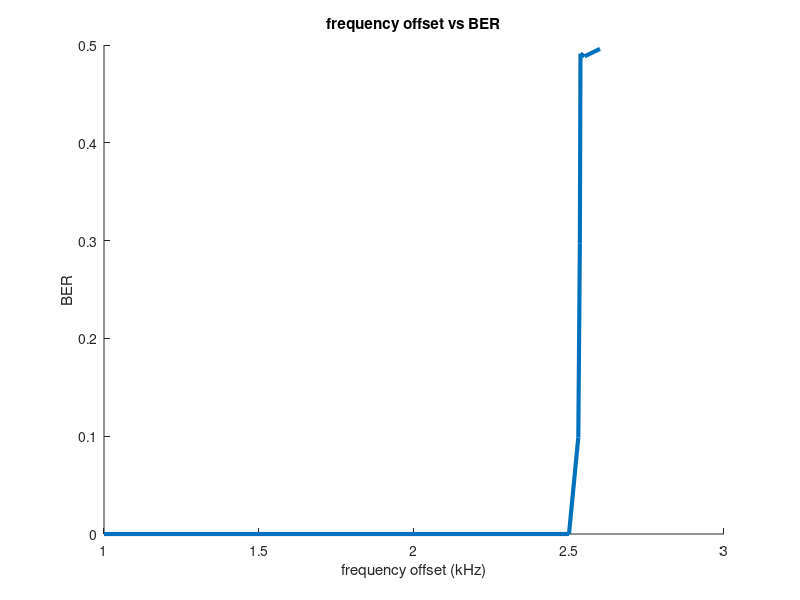

Write the MATLAB code that produced this figure.
BER = [ 0 0 0 0 0 0 0 0 0.0988 0.2968 0.4912 0.4884 0.496];
deltaf = [1 1.2 1.4 1.8 2 2.2 2.4 2.5 2.53 2.535 2.537 2.55 2.6];

figure; hold on;
title('frequency offset vs BER');
xlabel('frequency offset (kHz)');
ylabel('BER');
plot(deltaf , BER , 'LineWidth' , 3);

hold off
